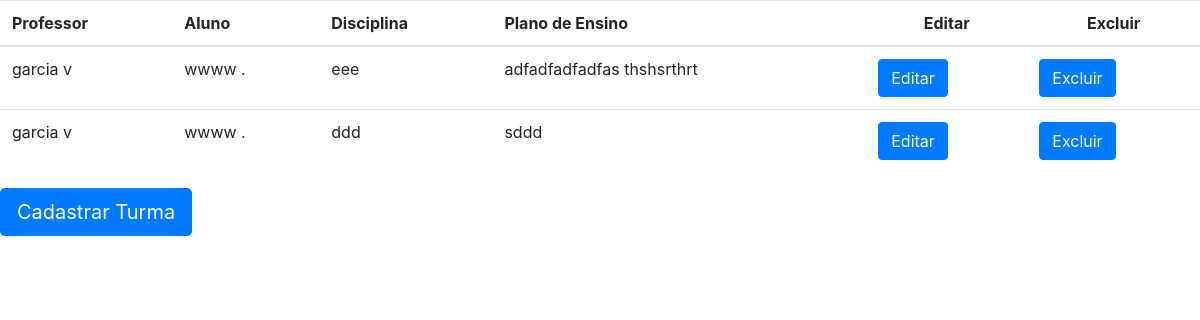
The app's page /agenda/listar_turma with its own data.
### agenda/models.py (models this page shows)
class Turma(models.Model):
    professor =  models.ForeignKey('Professor',on_delete=models.PROTECT)
    aluno = models.ManyToManyField('Aluno')
    disciplina = models.CharField("Disciplina",max_length=50)
    plano_ensino = models.TextField("Plano de ensino", max_length= 2000)

class Professor(models.Model):
    nome = models.CharField("Nome",max_length=50)
    email = models.EmailField("Email do professor",max_length=50)
    def __str__(self):
        return self.nome

class Aluno(models.Model):
    nome = models.CharField(max_length=50)
    matricula = models.CharField('Matricula',max_length=11)
    nota = models.DecimalField(max_digits=4,default=0,decimal_places=2)
    def __str__(self):
        return self.nome

### agenda/views.py (the view)
# urls.py: path('listar_turma', TurmaList.as_view(), name='listar_turma'),
class TurmaList(ListView):
    model = Turma
    template_name = "turma/turma_list.html"

### agenda/templates/turma/turma_list.html (shortened to what this page needs)
<html lang="en">
<head>
</head>
<body>
	<table class="table table-hover">
		<thead>
			<th>Professor</th>
			<th>Aluno</th>
			<th>Disciplina</th>
			<th>Plano de Ensino</th>
		  <th class="text-center">Editar</th>
			<th class="text-center">Excluir</th>
		</thead>
		<tbody>
			{% for turma in object_list %}
			  <tr>
				  <td>{{ turma.professor }}</td>
				  <td>
					  {% for c in turma.aluno.all %}
							  {{ c }}
							  {% if forloop.last %}
							  .
							  {% else %}
							  ,
							  {% endif %}
						  {% empty %}
							  <i>Nenhum aluno informado</i>
						  {% endfor %}
				  </td>
				  <td>{{ turma.disciplina }}</td>
				  <td>{{ turma.plano_ensino }}</td>
				  <td>
					<a href="/agenda/alterar_turma/{{ turma.pk }}/" class="btn btn-primary" aria-disabled="true">
						Editar
					</a>
				  </td>
				  <td>
					<a href="/agenda/deletar_turma/{{ turma.pk }}/" class="btn btn-primary" aria-disabled="true">
						Excluir
					</a>
				  </td>
			  </tr>
		  {% endfor %}
		</tbody>
  </table>
  <a href="/agenda/cadastrar_turma" class="btn btn-primary btn-lg" tabindex="-1" role="button" aria-disabled="true">
	  Cadastrar Turma
  </a>
<link rel="stylesheet" href="https://stackpath.bootstrapcdn.com/bootstrap/4.4.1/css/bootstrap.min.css">
</body>
</html>

### records on screen
Turma: professor "garcia v", disciplina "eee", plano_ensino "adfadfadfadfas thshsrthrt"
Aluno: nome "wwww"
Turma: professor "garcia v", disciplina "ddd", plano_ensino "sddd"
